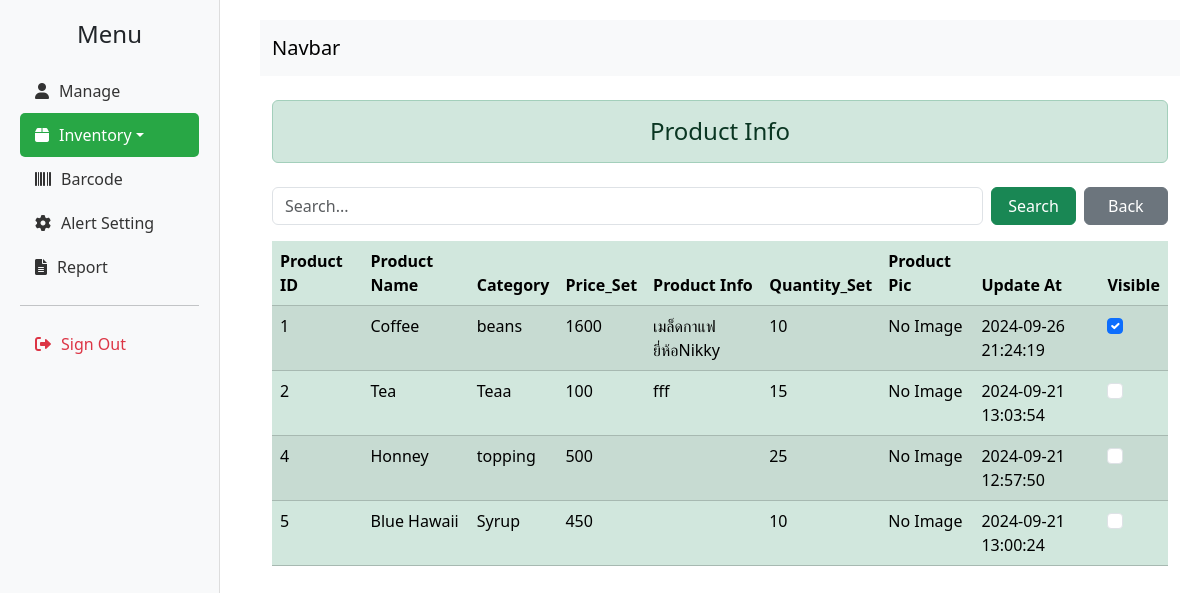
Before: /jobdb/page/admin/show_product.php with the older database file.
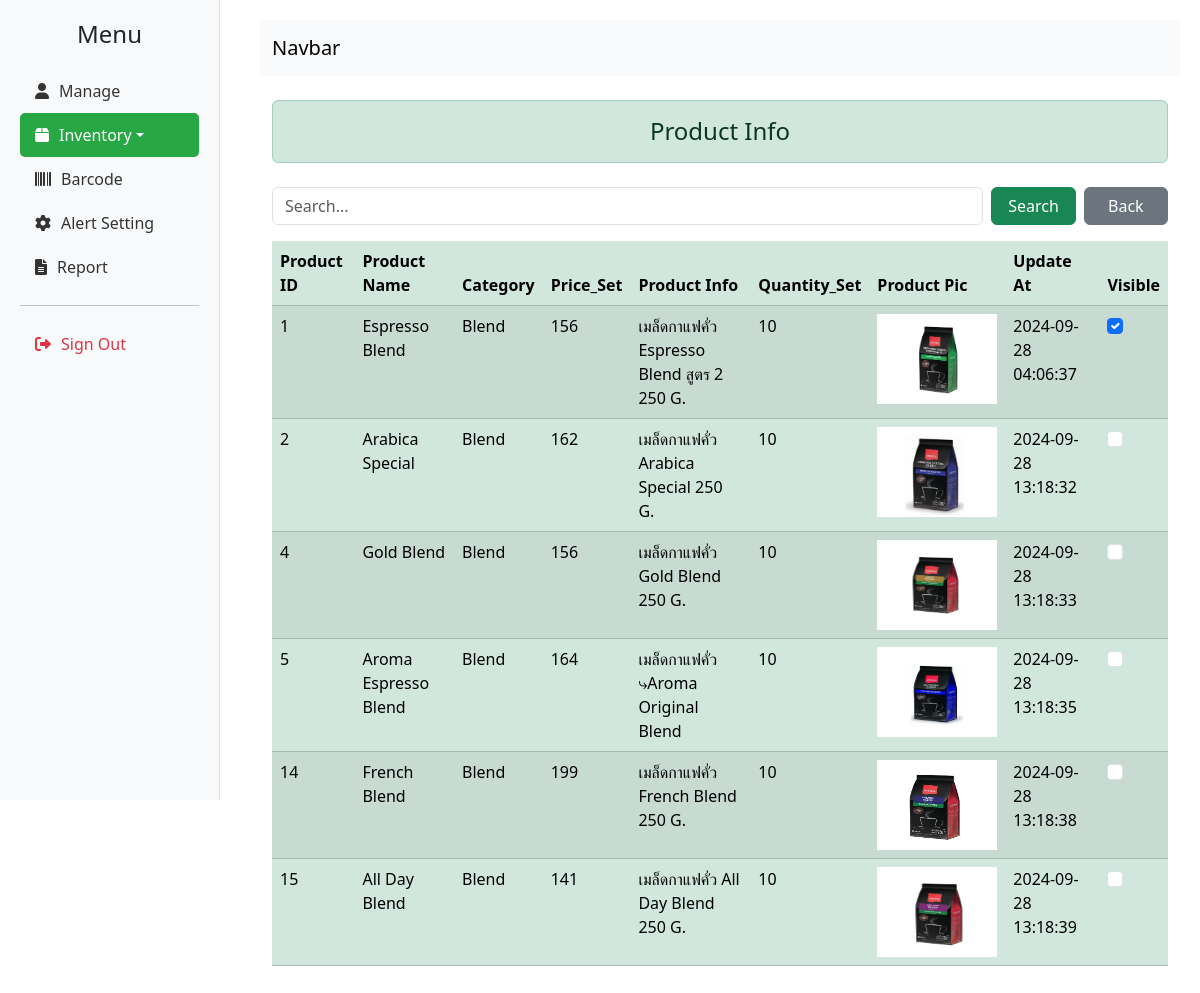
After: the same page with the newer database file.
### tables this page shows
CREATE TABLE `list_product` (
  `listproduct_id` int(10) NOT NULL,
  `product_name` varchar(50) NOT NULL,
  `category` varchar(50) NOT NULL,
  `price_set` decimal(10,0) NOT NULL,
  `product_info` text NOT NULL,
  `qauntity_set` int(11) NOT NULL,
  `product_pic` blob NOT NULL,
  `update_at` datetime NOT NULL DEFAULT current_timestamp() ON UPDATE current_timestamp(),
  `visible` tinyint(4) NOT NULL
);

### jobdb/page/admin/show_product.php (the view, shortened to what this page needs)
<?php
$conn = new ConnectionDatabase();
$conn = $conn->connect();
$search = isset($_GET['search']) ? $_GET['search'] : '';
$query = "SELECT * FROM list_product WHERE listproduct_id LIKE ? OR product_name LIKE ? OR category LIKE ?";
$stmt = $conn->prepare($query);
$search_param = "%$search%";
$stmt->bind_param("sss", $search_param, $search_param, $search_param);
$stmt->execute();
$result = $stmt->get_result();
?>
<!doctype html>
<html lang="en">
<head>
    <link href="https://cdn.jsdelivr.net/npm/bootstrap@5.3.3/dist/css/bootstrap.min.css" rel="stylesheet">
    <link href="https://cdnjs.cloudflare.com/ajax/libs/font-awesome/6.0.0-beta3/css/all.min.css" rel="stylesheet">
</head>
<body>
    <div class="sidebar">
        <h4>Menu</h4>
        <ul class="nav flex-column">
            <li class="nav-item">
                <a class="nav-link" href="list_user.php">
                    <i class="fas fa-user"></i> Manage
                </a>
            </li>
            <li class="nav-item dropdown">
                <a class="nav-link dropdown-toggle active" id="dropdownMenuLink" data-bs-toggle="dropdown"
                    aria-expanded="false" href="inventory.php">
                    <i class="fas fa-box"></i> Inventory
                </a>
            </li>
            <li class="nav-item">
                <a class="nav-link" href="list_barcode.php">
                    <i class="fas fa-barcode"></i> Barcode
                </a>
            </li>
            <li class="nav-item">
                <a class="nav-link" href="alert_setting.php">
                    <i class="fas fa-cog"></i> Alert Setting
                </a>
            </li>
            <li class="nav-item">
                <a class="nav-link" href="reporting.php">
                    <i class="fas fa-file-alt"></i> Report
                </a>
            </li>
        </ul>
        <hr>
        <a href="singout.php" class="nav-link text-danger">
            <i class="fas fa-sign-out-alt"></i> Sign Out
        </a>
    </div>
    <div class="content">
        <?php include '../../components/admin/navbar.php'; ?>
        <div class="container">
            <div class="h4 text-center alert alert-success mb-4 mt-4" role="alert">Product Info</div>
            <form action="show_product.php" method="get" class="d-flex align-items-center mb-3">
                <input type="text" name="search" value="<?= htmlspecialchars($search) ?>"
                    placeholder="Search..." class="form-control me-2">
                <button type="submit" class="btn btn-success me-2" style="width: 100px;">Search</button>
                <a href="show_product.php" class="btn btn-secondary" style="width: 100px;">Back</a>
            </form>
            <div class="table-responsive table-container">
                <table class="table table-success table-striped table-hover">
                    <thead>
                        <tr>
                            <th>Product ID</th>
                            <th>Product Name</th>
                            <th>Category</th>
                            <th>Price_Set</th>
                            <th>Product Info</th>
                            <th>Quantity_Set</th>
                            <th>Product Pic</th>
                            <th>Update At</th>
                            <th>Visible</th>
                        </tr>
                    </thead>
                    <tbody>
                        <?php
                        if ($result && $result->num_rows > 0) {
                            while ($row = $result->fetch_assoc()) {
                                $visible = $row["visible"] ? "checked" : "";
                        ?>
                                <tr data-product-id="<?= $row["listproduct_id"] ?>">
                                    <td data-field="listproduct_id"><?= htmlspecialchars($row["listproduct_id"]) ?></td>
                                    <td data-field="product_name"><?= htmlspecialchars($row["product_name"]) ?></td>
                                    <td data-field="category"><?= htmlspecialchars($row["category"]) ?></td>
                                    <td data-field="price_set"><?= htmlspecialchars($row["price_set"]) ?></td>
                                    <td data-field="product_info"><?= htmlspecialchars($row["product_info"]) ?></td>
                                    <td data-field="quantity_set"><?= htmlspecialchars($row["qauntity_set"]) ?></td>
                                    <td data-field="product_pic">
                                        <?php
                                        $imagePath = "../../service/uploads/" . htmlspecialchars($row["product_pic"]);
                                        if (!empty($row["product_pic"]) && file_exists($imagePath)) : ?>
                                            <img src="<?= $imagePath ?>" alt="Product Image" width="120" height="90">
                                        <?php else : ?>
                                            No Image
                                        <?php endif; ?>
                                    </td>
                                    <td data-field="update_at"><?= htmlspecialchars($row["update_at"]) ?></td>
                                    <td>
                                        <input type="checkbox" class="form-check-input visibility-checkbox"
                                            data-product-id="<?= $row['listproduct_id'] ?>"
                                            onchange="updateVisibility(<?= $row['listproduct_id'] ?>, this.checked)"
                                            <?= $visible ?>>
                                    </td>
                                </tr>
                        <?php
                            }
                        } else {
                            echo "<tr><td colspan='9' class='text-center'>No records found.</td></tr>";
                        }
                        ?>
                    </tbody>
                </table>
            </div>
        </div>
    </div>
</body>
</html>

### jobdb/components/admin/navbar.php (shortened to what this page needs)
<nav class='navbar navbar-expand-lg bg-body-tertiary'>
    <div class='container-fluid'>
        <a class='navbar-brand' href='#'>Navbar</a>
        <div class='d-flex'>
        </div>
    </div>
</nav>

### jobdb/page/admin/show_product.php (style rules this page uses)
body { display: flex; }
.sidebar { width: 220px; height: 100vh; background-color: #f8f9fa; padding: 20px; border-right: 1px solid #ddd; position: fixed; }
.sidebar h4 { text-align: center; margin-bottom: 20px; }
.sidebar .nav-link { color: #333; display: flex; align-items: center; padding: 10px 15px; border-radius: 5px; transition: background-color 0.3s; }
.sidebar .nav-link.active { background-color: #28a745; color: white; }
.sidebar .nav-link i { margin-right: 10px; }
.content { margin-left: 240px; padding: 20px; width: 100%; }

Changed rows visible on the page:
changed list_product id 1: product_name "Coffee" → "Espresso Blend"; category "beans" → "Blend"; price_set "1600" → "156"; product_info "เมล็ดกาแฟยี่ห้อNikky" → "เมล็ดกาแฟคั่ว Espresso Blend สูตร 2 250 G."; product_pic: picture added; update_at "2024-09-26 21:24:19" → "2024-09-28 04:06:37"; no longer shows "No Image"
changed list_product id 2: product_name "Tea" → "Arabica Special"; category "Teaa" → "Blend"; price_set "100" → "162"; product_info "fff" → "เมล็ดกาแฟคั่ว Arabica Special 250 G."; qauntity_set "15" → "10"; product_pic: picture added; update_at "2024-09-21 13:03:54" → "2024-09-28 13:18:32"; no longer shows "No Image"
changed list_product id 4: product_name "Honney" → "Gold Blend"; category "topping" → "Blend"; price_set "500" → "156"; product_info (not shown) → "เมล็ดกาแฟคั่ว Gold Blend 250 G."; qauntity_set "25" → "10"; product_pic: picture added; update_at "2024-09-21 12:57:50" → "2024-09-28 13:18:33"; no longer shows "No Image"
changed list_product id 5: product_name "Blue Hawaii" → "Aroma Espresso Blend"; category "Syrup" → "Blend"; price_set "450" → "164"; product_info (not shown) → "เมล็ดกาแฟคั่ว ⤷Aroma Original Blend"; product_pic: picture added; update_at "2024-09-21 13:00:24" → "2024-09-28 13:18:35"; no longer shows "No Image"
added list_product: listproduct_id "14", product_name "French Blend", category "Blend", price_set "199", product_info "เมล็ดกาแฟคั่ว French Blend 250 G.", qauntity_set "10", product_pic (picture), update_at "2024-09-28 13:18:38"
added list_product: listproduct_id "15", product_name "All Day Blend", category "Blend", price_set "141", product_info "เมล็ดกาแฟคั่ว All Day Blend 250 G.", qauntity_set "10", product_pic (picture), update_at "2024-09-28 13:18:39"
